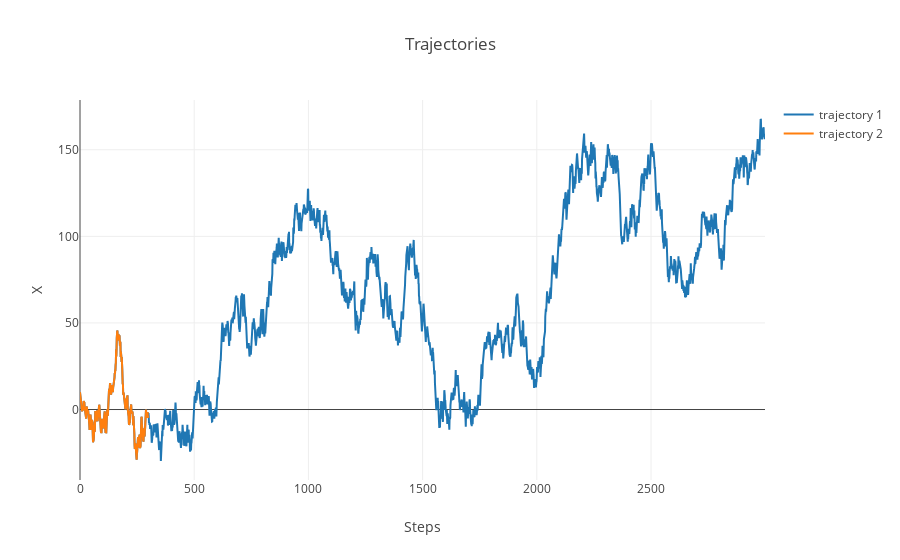

The notebook cell this image was saved under:
### Code cell
data = [
    go.Scatter(
        y=traj3000,
        name='trajectory 1'
    ),
    go.Scatter(
        y=traj300,
        name='trajectory 2'
    ),
]

layout= go.Layout(
    title= 'Trajectories',
    xaxis= dict(
        title= 'Steps',
    ),
    yaxis=dict(
        title= 'X',
    ),
    showlegend= True
)
fig= go.Figure(data=data, layout=layout)
iplot(fig)

### Figure 1 — Plotly figure (JSON) as saved in the notebook; plotly's stock layout.template omitted (floating-point values rounded to 4 significant figures; data arrays with more than 128 entries replaced by an {"elided": "..."} marker saying what was removed)
{"data": [{"name": "trajectory 1", "type": "scatter", "uid": "cf394a62-ca36-11e8-9505-20c9d081d2d3", "y": {"elided": "3000 float values"}}, {"name": "trajectory 2", "type": "scatter", "uid": "cf394df0-ca36-11e8-b637-20c9d081d2d3", "y": {"elided": "300 float values"}}], "layout": {"showlegend": true, "title": "Trajectories", "xaxis": {"title": "Steps"}, "yaxis": {"title": "X"}}}
